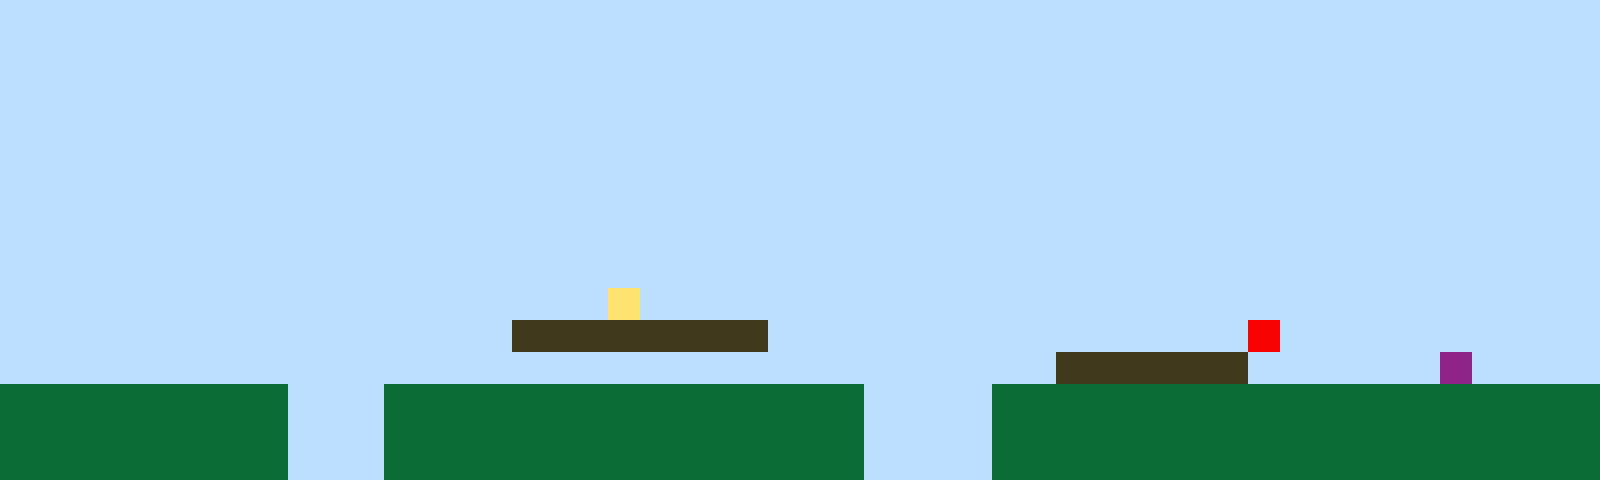

Tiled map render using the project's own tile images. Description and the whole map definition, tile-layer contents included, below:
An orthogonal 50x15 tile map with 32x32 px tiles, 1 tile layer (Tile Layer 1).

<map version="1.10" tiledversion="1.11.2" orientation="orthogonal" renderorder="right-up" width="50" height="15" tilewidth="32" tileheight="32" infinite="0" nextlayerid="2" nextobjectid="1"><editorsettings><export target="map1.csv" format="csv" /></editorsettings><tileset firstgid="1" name="sprites" tilewidth="32" tileheight="32" tilecount="6" columns="3"><image source="sprites.png" width="96" height="64" /></tileset><layer id="1" name="Tile Layer 1" width="50" height="15"><data encoding="csv">1,1,1,1,1,1,1,1,1,1,1,1,1,1,1,1,1,1,1,1,1,1,1,1,1,1,1,1,1,1,1,1,1,1,1,1,1,1,1,1,1,1,1,1,1,1,1,1,1,1,1,1,1,1,1,1,1,1,1,1,1,1,1,1,1,1,1,1,1,1,1,1,1,1,1,1,1,1,1,1,1,1,1,1,1,1,1,1,1,1,1,1,1,1,1,1,1,1,1,1,1,1,1,1,1,1,1,1,1,1,1,1,1,1,1,1,1,1,1,1,1,1,1,1,1,1,1,1,1,1,1,1,1,1,1,1,1,1,1,1,1,1,1,1,1,1,1,1,1,1,1,1,1,1,1,1,1,1,1,1,1,1,1,1,1,1,1,1,1,1,1,1,1,1,1,1,1,1,1,1,1,1,1,1,1,1,1,1,1,1,1,1,1,1,1,1,1,1,1,1,1,1,1,1,1,1,1,1,1,1,1,1,1,1,1,1,1,1,1,1,1,1,1,1,1,1,1,1,1,1,1,1,1,1,1,1,1,1,1,1,1,1,1,1,1,1,1,1,1,1,1,1,1,1,1,1,1,1,1,1,1,1,1,1,1,1,1,1,1,1,1,1,1,1,1,1,1,1,1,1,1,1,1,1,1,1,1,1,1,1,1,1,1,1,1,1,1,1,1,1,1,1,1,1,1,1,1,1,1,1,1,1,1,1,1,1,1,1,1,1,1,1,1,1,1,1,1,1,1,1,1,1,1,1,1,1,1,1,1,1,1,1,1,1,1,1,1,1,1,1,1,1,1,1,1,1,1,1,1,1,1,1,1,1,1,1,1,1,1,1,1,1,1,1,1,1,1,1,1,1,1,1,1,1,1,1,1,1,1,1,1,1,1,1,1,1,1,1,1,1,1,1,1,1,1,1,1,1,1,1,1,1,1,1,1,1,1,1,1,1,1,1,1,1,1,1,1,1,1,1,1,1,1,1,1,1,1,1,1,1,1,1,1,1,1,1,1,1,1,1,1,1,1,1,1,1,1,1,1,1,1,1,1,1,1,1,1,1,1,4,1,1,1,1,1,1,1,1,1,1,1,1,1,1,1,1,1,1,1,1,1,1,1,1,1,1,1,1,1,1,1,1,1,1,1,1,1,1,1,1,1,1,1,1,1,1,3,3,3,3,3,3,3,3,1,1,1,1,1,1,1,1,1,1,1,1,1,1,1,5,1,1,1,1,1,1,1,1,1,1,1,1,1,1,1,1,1,1,1,1,1,1,1,1,1,1,1,1,1,1,1,1,1,1,1,1,1,1,1,1,1,1,1,3,3,3,3,3,3,1,1,1,1,1,1,6,1,1,1,1,2,2,2,2,2,2,2,2,2,1,1,1,2,2,2,2,2,2,2,2,2,2,2,2,2,2,2,1,1,1,1,2,2,2,2,2,2,2,2,2,2,2,2,2,2,2,2,2,2,2,2,2,2,2,2,2,2,2,2,1,1,1,2,2,2,2,2,2,2,2,2,2,2,2,2,2,2,1,1,1,1,2,2,2,2,2,2,2,2,2,2,2,2,2,2,2,2,2,2,2,2,2,2,2,2,2,2,2,2,1,1,1,2,2,2,2,2,2,2,2,2,2,2,2,2,2,2,1,1,1,1,2,2,2,2,2,2,2,2,2,2,2,2,2,2,2,2,2,2,2</data></layer></map>
